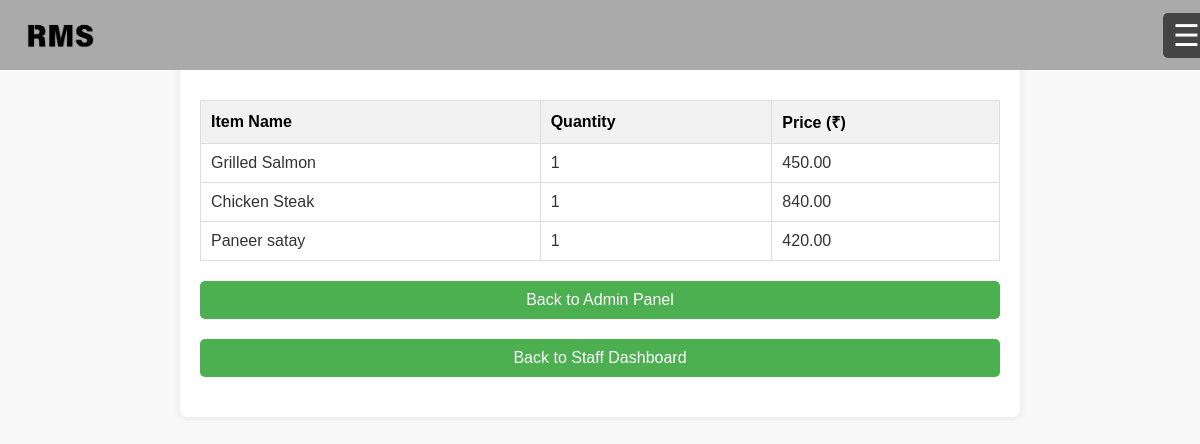
Screenshot of /pages/order_details.php?order_id=22 (signed in) with the database file from the repository.
### tables this page shows
CREATE TABLE `order_menu` (
  `menu_id` int(11) NOT NULL,
  `order_id` int(11) NOT NULL,
  `quantity` int(11) NOT NULL
);

CREATE TABLE `menu_item` (
  `menu_id` int(11) NOT NULL,
  `name` varchar(100) NOT NULL,
  `price` int(11) NOT NULL,
  `menu_status` varchar(100) DEFAULT NULL,
  `category_id` int(11) DEFAULT NULL
);

### pages/order_details.php (the view, shortened to what this page needs)
<?php
include '../includes/database.php';
include '../includes/navbar.php';
$orderItems = [];
if (isset($_GET['order_id'])) {
    $order_id = $_GET['order_id'];
    $sql = "SELECT oi.menu_id, oi.quantity, i.price, i.name
            FROM order_menu oi
            INNER JOIN menu_item i ON oi.menu_id = i.menu_id
            WHERE oi.order_id = ?";
    $stmt = $conn->prepare($sql);
    $stmt->bind_param("i", $order_id);
    $stmt->execute();
    $result = $stmt->get_result();
    if ($result->num_rows > 0) {
        while ($row = $result->fetch_assoc()) {
            $orderItems[] = $row;
        }
    } else {
        echo "No items found for this order.";
    }
} else {
    echo "No order ID provided.";
}
?>
<!DOCTYPE html>
<html lang="en">
<head>
</head>
<body>
    <div class="container">
        <h1>Order Details</h1>
        <?php if (!empty($orderItems)) { ?>
            <table>
                <thead>
                    <tr>
                        <th>Item Name</th>
                        <th>Quantity</th>
                        <th>Price (₹)</th>
                    </tr>
                </thead>
                <tbody>
                    <?php foreach ($orderItems as $item): ?>
                        <tr>
                            <td><?php echo htmlspecialchars($item['name']); ?></td>
                            <td><?php echo htmlspecialchars($item['quantity']); ?></td>
                            <td><?php echo htmlspecialchars(number_format($item['price'], 2)); ?></td>
                        </tr>
                    <?php endforeach; ?>
                </tbody>
            </table>
        <?php } else { ?>
            <p>No items found for this order.</p>
        <?php } ?>
        <a href="admin.php" class="back-button">Back to Admin Panel</a>
        <a href="staff_dashboard.php" class="back-button">Back to Staff Dashboard</a>
    </div>
</body>
</html>

### includes/navbar.php (style rules this page uses)
body { padding-top: 60px; }

### pages/order_details.php (style rules this page uses)
body { font-family: Arial, sans-serif; margin: 0; padding: 0; background-color: #f9f9f9; background-image: url('../IMG/background.jpg'); background-size: cover; background-position: center; background-attachment: fixed; background-repeat: no-repeat; color: #333; }
.container { max-width: 800px; margin: auto; padding: 20px; background: white; border-radius: 8px; box-shadow: 0 0 10px rgba(0, 0, 0, 0.1); }
h1, h2 { text-align: center; color: #333; }
table { width: 100%; border-collapse: collapse; margin-top: 20px; }
th, td { border: 1px solid #ddd; padding: 10px; text-align: left; }
th { background-color: #f2f2f2; color: #000; }
.back-button { display: block; text-align: center; margin: 20px 0; padding: 10px 20px; background-color: #4CAF50; color: white; text-decoration: none; border-radius: 5px; }

### rows the page displays
order_menu: menu.name "Grilled Salmon", quantity "1", menu.price "450.00"
order_menu: menu.name "Chicken Steak", quantity "1", menu.price "840.00"
order_menu: menu.name "Paneer satay", quantity "1", menu.price "420.00"
